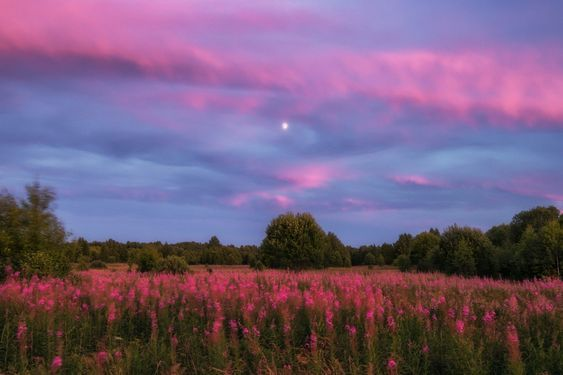
#> input picture Lab2/Lab2.2/img.jpg, 563 x 375 px
$ jupyter execute Lab2_2.ipynb
#> lines starting #> are read from the running program, lines starting #| are printed output that depends on the picture
[cell 1]
#Lab2.2

import cv2
import numpy as np
from matplotlib import pyplot as plt

# อ่านภาพเข้ามา
original_img = cv2.imread("img.jpg")
#> original_img is the input picture: shape (375, 563, 3); mean B, G, R 124.2, 93.2, 116.8

# convert สีของภาพจาก BGR to RGB
original_rgb = cv2.cvtColor(original_img, cv2.COLOR_BGR2RGB)

# แยกช่องสี R, G, Bอ
r,g,b = cv2.split(original_rgb)
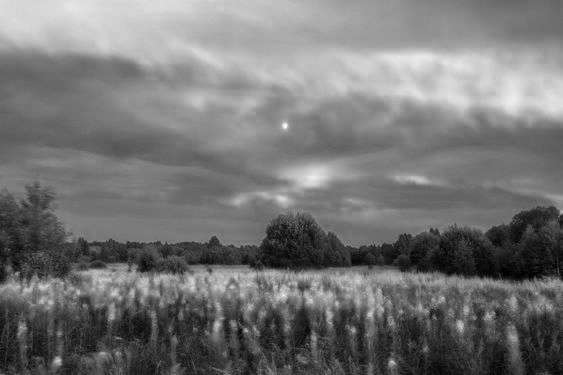
#> r: shape (375, 563); min 0, max 253, mean 116.8
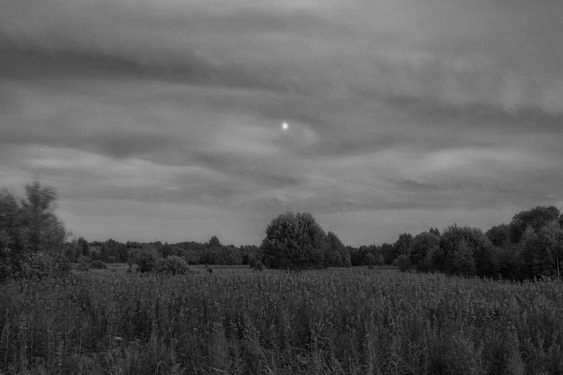
#> g: shape (375, 563); min 0, max 234, mean 93.2
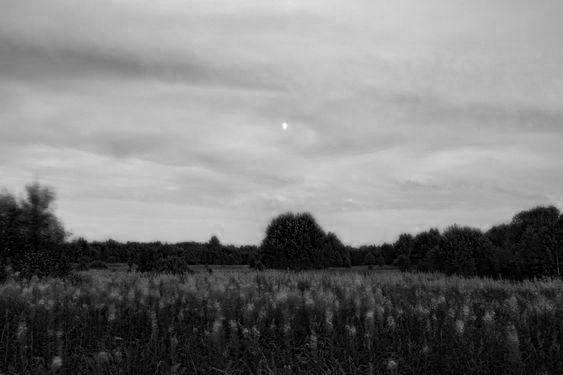
#> b: shape (375, 563); min 0, max 255, mean 124.2

# ทำ Histogram Equalization บนแต่ละช่องสี
r_eq = cv2.equalizeHist(r)
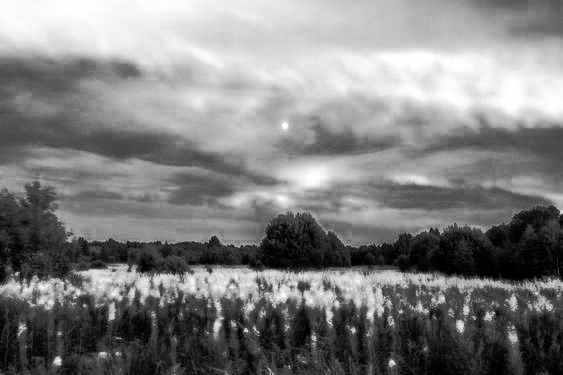
#> r_eq: shape (375, 563); min 0, max 255, mean 128.3
g_eq = cv2.equalizeHist(g)
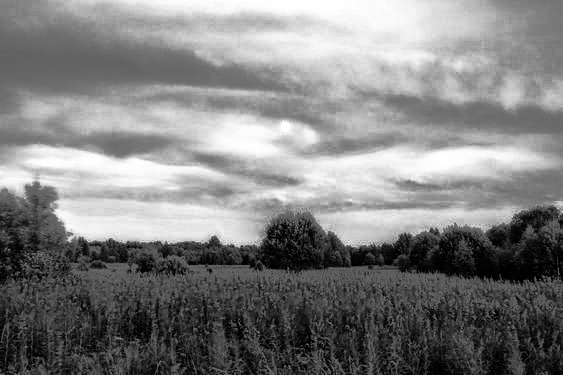
#> g_eq: shape (375, 563); min 0, max 255, mean 128.8
b_eq = cv2.equalizeHist(b)
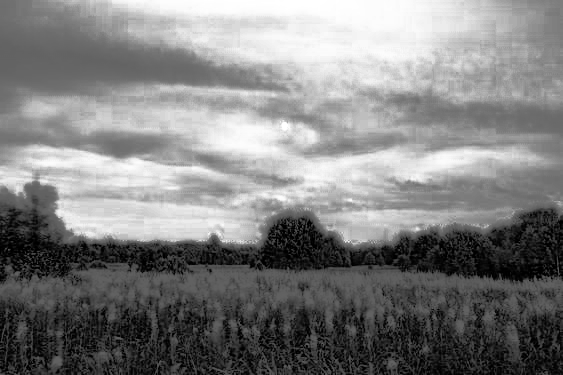
#> b_eq: shape (375, 563); min 0, max 255, mean 128.1

# รวมช่องสีที่ทำการ Equalization เข้าด้วยกัน
equalized_img = cv2.merge((r_eq, g_eq, b_eq))
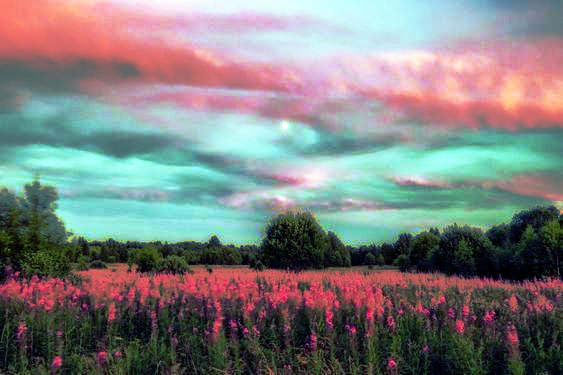
#> equalized_img: shape (375, 563, 3); mean R, G, B 128.3, 128.8, 128.1

"""
    คำนวณ Histogram ของแต่ละช่องสีของ original_img, equalized_img
    โดยใช้ cv2.calCHist()
"""
hist_r = cv2.calcHist([original_rgb], [0], None, [256], [0, 256])
#> hist_r = 256 values, max 3077 at index 118, min 0 at index 237, mean 824.7
hist_g = cv2.calcHist([original_rgb], [1], None, [256], [0, 256])
#> hist_g = 256 values, max 4659 at index 120, min 0 at index 169, mean 824.7
hist_b = cv2.calcHist([original_rgb], [2], None, [256], [0, 256])
#> hist_b = 256 values, max 4266 at index 183, min 0 at index 225, mean 824.7

hist_r_eq = cv2.calcHist([equalized_img], [0], None, [256], [0, 256])
#> hist_r_eq = 256 values, max 3077 at index 131, min 0 at index 21, mean 824.7
hist_g_eq = cv2.calcHist([equalized_img], [1], None, [256], [0, 256])
#> hist_g_eq = 256 values, max 4659 at index 160, min 0 at index 12, mean 824.7
hist_b_eq = cv2.calcHist([equalized_img], [2], None, [256], [0, 256])
#> hist_b_eq = 256 values, max 4266 at index 171, min 0 at index 4, mean 824.7

# แสดงภาพบน subplot
fig, axes = plt.subplots(2, 2, figsize=(15, 6))

axes[0,0].imshow(original_rgb)
axes[0,0].set_title('Original Color Image')

axes[0,1].plot(hist_r, color='r')
axes[0,1].plot(hist_g, color='g')
axes[0,1].plot(hist_b, color='b')
axes[0,1].set_title('Hist Original Image')

axes[1,0].imshow(equalized_img)
axes[1,0].set_title('Equalized Image')

axes[1,1].plot(hist_r_eq, color='r')
axes[1,1].plot(hist_g_eq, color='g')
axes[1,1].plot(hist_b_eq, color='b')
axes[1,1].set_title('Hist Equalized Image')
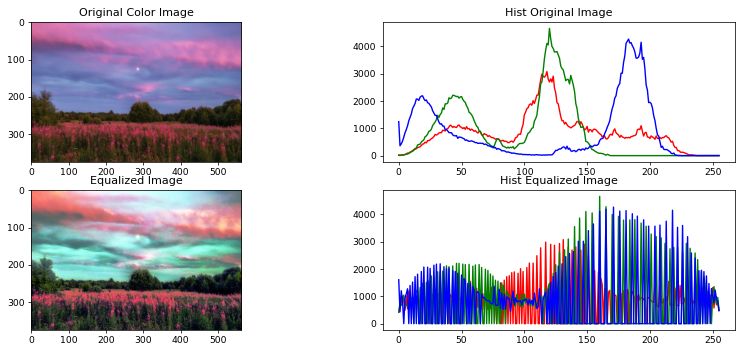
#> figure drawn by matplotlib, 4 panels; panel 2: curve peaks at x = 118, y = 3077; panel 2: curve peaks at x = 120, y = 4659; panel 2: curve peaks at x = 183, y = 4266; panel 4: curve peaks at x = 131, y = 3077
